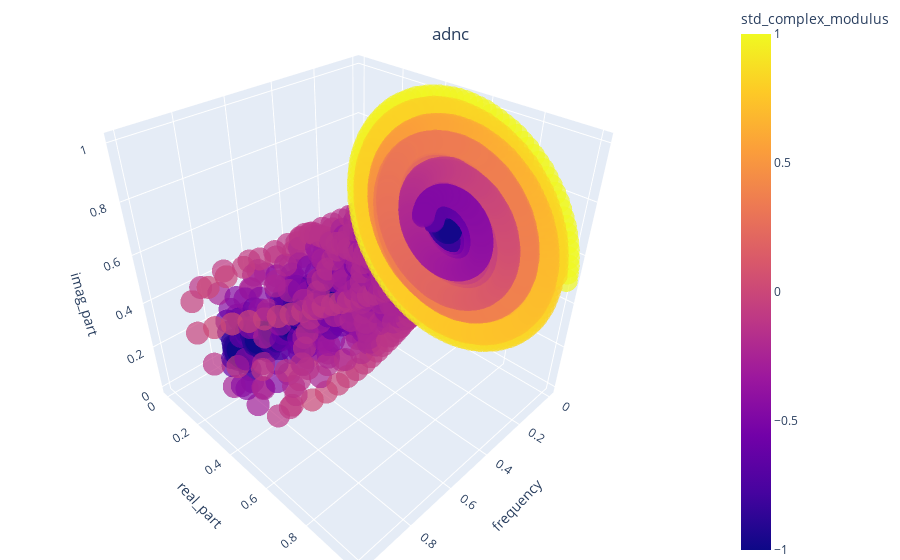

Notebook code cell kept with this figure:
### Markdown cell above
### 3D Visualizations

### Code cell
stock_name = 'adnc'
plot_against = 'frequency'
hue_var = 'modulus'

plot3d_dataset(manip_features[stock_name]['features'], stock_name, plot_against, hue_var)

### Figure 1 — Plotly figure (JSON) as saved in the notebook; plotly's stock layout.template omitted (floating-point values rounded to 4 significant figures; data arrays with more than 128 entries replaced by an {"elided": "..."} marker saying what was removed)
{"data": [{"hovertemplate": "frequency=%{x}<br>real_part=%{y}<br>imag_part=%{z}<br>std_complex_modulus=%{marker.color}<extra></extra>", "legendgroup": "", "marker": {"color": {"elided": "25370 float values"}, "coloraxis": "coloraxis", "opacity": 0.7, "symbol": "circle"}, "mode": "markers", "name": "", "scene": "scene", "showlegend": false, "type": "scatter3d", "x": {"elided": "25370 float values"}, "y": {"elided": "25370 float values"}, "z": {"elided": "25370 float values"}}], "layout": {"coloraxis": {"colorbar": {"title": {"text": "std_complex_modulus"}}, "colorscale": [[0, "#0d0887"], [0.1111, "#46039f"], [0.2222, "#7201a8"], [0.3333, "#9c179e"], [0.4444, "#bd3786"], [0.5556, "#d8576b"], [0.6667, "#ed7953"], [0.7778, "#fb9f3a"], [0.8889, "#fdca26"], [1, "#f0f921"]]}, "legend": {"tracegroupgap": 0}, "margin": {"b": 0, "l": 0, "r": 0, "t": 0}, "scene": {"domain": {"x": [0, 1], "y": [0, 1]}, "xaxis": {"title": {"text": "frequency"}}, "yaxis": {"title": {"text": "real_part"}}, "zaxis": {"title": {"text": "imag_part"}}}, "title": {"text": "adnc", "x": 0.5, "xanchor": "center", "y": 0.95, "yanchor": "top"}}}
